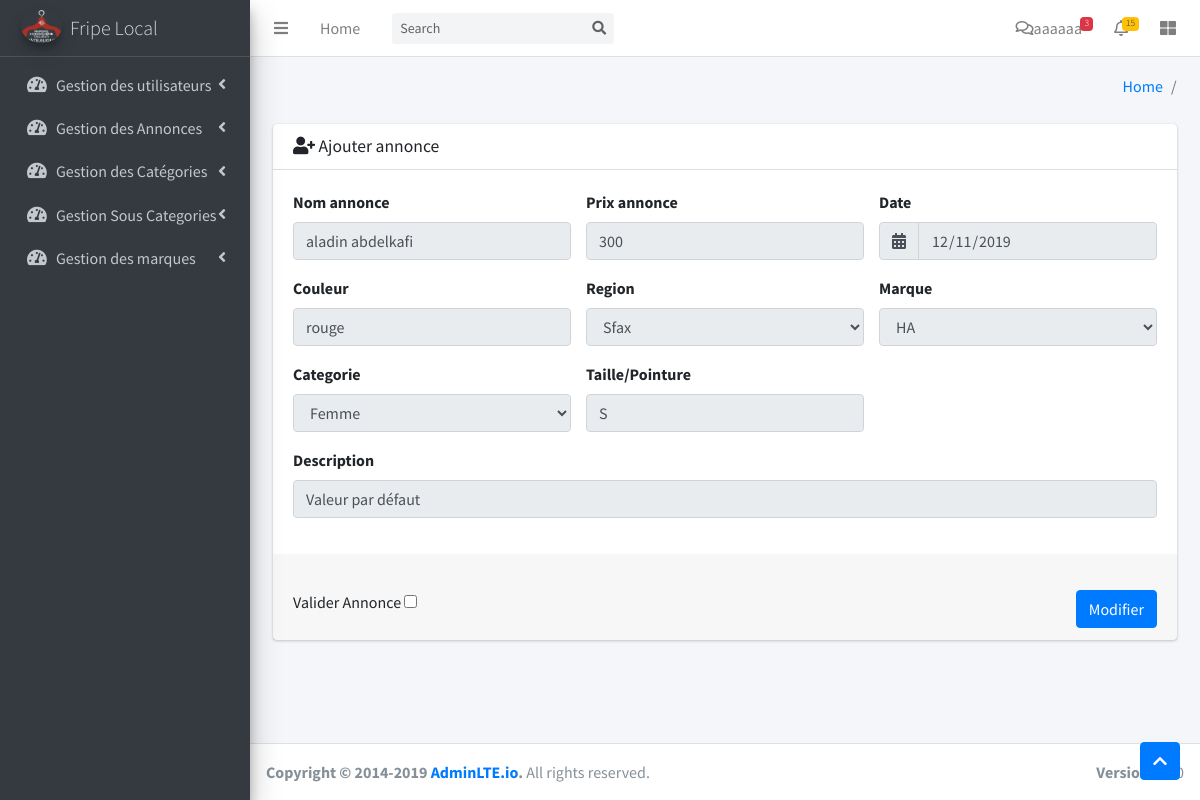
/admin/dashboard.php?controller=annonce&action=edit1&id_an=14, run on the app's committed database.
### tables this page shows
CREATE TABLE `annonce` (
  `id_an` int(11) NOT NULL,
  `titre_an` varchar(2000) DEFAULT NULL,
  `prix_an` double DEFAULT NULL,
  `description_an` longtext DEFAULT NULL,
  `date_pub_an` varchar(20) DEFAULT NULL,
  `couleur_an` varchar(200) DEFAULT NULL,
  `region_an` varchar(20) DEFAULT NULL,
  `id_marque` int(11) DEFAULT NULL,
  `id_categorie` int(11) DEFAULT NULL,
  `taille` varchar(50) DEFAULT NULL,
  `id_pers` int(11) DEFAULT NULL,
  `status` varchar(20) DEFAULT NULL
);

CREATE TABLE `marque` (
  `id` int(11) NOT NULL,
  `nom_marq` varchar(30) NOT NULL
);

### admin/models/annonce.class.php (called while the page is built, shortened)
<?php
class annonce extends fonction{
	private $id_an;
	public function __construct($id_an,$titre_an,$prix_an,$description_an,$date_pub_an,$couleur_an,$region_an,$taille,$id_marque,$id_categorie,$id_pers,$photos,$status){
		$this->id_an = $id_an;
	}
	public function detail($cnx){
		$annonce=$cnx->query("select * from annonce where id_an='".$this->id_an."'")->fetch(PDO::FETCH_OBJ);
		return $annonce;
	}
}
?>

### admin/models/marque.class.php (called while the page is built, shortened)
<?php
class marque extends fonction{
	private $id;
	public function __construct($id,$nom_marq){
		$this->id = $id;
	}
	public function detail($cnx){
		$marque=$cnx->query("select * from marque where id='".$this->id."'")->fetch(PDO::FETCH_OBJ);
		return $marque;
	}
}
?>

### admin/models/categorie.class.php (called while the page is built, shortened)
<?php
class categorie extends fonction{
	public function liste($cnx){
		$categories=$cnx->query("select * from categorie")->fetchAll(PDO::FETCH_OBJ);
		return $categories;
	}
}
?>

### admin/vue/annonce/update_annonce.php (the view, shortened to what this page needs)
<section class="content">
	<div class="container-fluid">
		<div class="row">
			<section class="col-lg-12 connectedSortable">
				<div class="card card-primary">
					<div class="card-header">
						<h3 class="card-title">
							<i class="fas fa-user-plus"></i></i>
							Ajouter annonce
						</h3>
					</div>
					<form id="ff" method="post" action="dashboard.php?controller=annonce&action=add" enctype="multipart/form-data">
						<div class="card-body">
							<div class="row">
								<div class="col-sm-4">
									<div class="form-group">
										<label>Nom annonce</label>
										<input readonly="true"class="form-control" type="text" name="titre_an" value="<?php echo $annonce->titre_an; ?>" required>
									</div>
								</div>
								<div class="col-sm-4">
									<div class="form-group">
										<label>Prix annonce</label>
										<input readonly="true"class="form-control" type="text" name="prix_an" value="<?php echo $annonce->prix_an; ?>" required>
									</div>
								</div>
								<div class="col-sm-4">
									<div class="form-group">
										<label>Date</label>
										<div class="input-group">
											<div class="input-group-prepend">
												<span class="form-control input-group-text"><i class="fas fa-calendar-alt"></i></span>
											</div>
											<input readonly="true"class="form-control" type="date" name="date_pub_an" value="<?php echo $annonce->date_pub_an; ?>" required>
										</div>
									</div>
								</div>
							</div>
							<div class="row">
								<div class="col-sm-4">
									<div class="form-group">
										<label for="exampleInputEmail1">Couleur</label>
										<input readonly="true"class="form-control" type="text" name="couleur_an" value="<?php echo $annonce->couleur_an; ?>" required>
									</div>
								</div>
								<div class="col-sm-4">
									<div class="form-group">
										<label for="exampleInputEmail1">Region</label>
										<select disabled class="form-control" name="region_an">
											<option value="<?php echo $annonce->region_an; ?>"><?php echo $annonce->region_an; ?></option>
										</select>
									</div>
								</div>
								<?php
								$mar = new marque($annonce->id_marque, "");
								$marque = $mar->detail($cnx);
								?>
								<div class="col-sm-4">
									<div class="form-group">
										<label for="exampleInputEmail1">Marque</label>
										<select disabled class="form-control" name="id_marque">
											<option value="<?php echo $annonce->id_marque; ?>"><?php echo $marque->nom_marq; ?></option>
										</select>
									</div>
								</div>
								<?php
								$cats = new categorie($annonce->id_categorie, "");
								?>
								<div class="col-sm-4">
									<div class="form-group">
										<label for="exampleInputEmail1">Categorie</label>
										<select readonly="true" class="form-control" name="id_categorie">
											<?php
											$lis = $cats->liste($cnx);
											foreach ($lis as $ca) {
												if ($ca->id != $annonce->id_categorie) {
													echo "<option   value =" . $ca->id . ">" . $ca->nom_cat . "</option>";
												}
											}
											?>
										</select>
									</div>
								</div>
								<div class="col-sm-4">
									<div class="form-group">
										<label for="exampleInputEmail1">Taille/Pointure</label>
										<input readonly="true" class="form-control" type="text" name="taille" value="<?php echo $annonce->taille; ?>" required>
									</div>
								</div>
								<div class="col-sm-12">
									<div class="form-group">
										<label for="exampleInputEmail1">Description</label>
										<input readonly="true" class="form-control" type="text" name="taille" value="<?php echo $annonce->description_an; ?>" required>
									</div>
								</div>
							</div>
						</div>
						<div class="card-footer">
							<br> Valider Annonce <input readonly="true"type="checkbox" name="status" value="Accepte" <?php if ($annonce->status == 'Accepte') echo 'checked=checked'; ?>>
							<input readonly="true"type="submit" value="Modifier" class="btn btn-primary float-right">
						</div>
					</form>
				</div>
			</section>
		</div>
	</div>
</section>

### data on the page
annonce: titre_an "aladin abdelkafi", prix_an "300", date_pub_an "12/11/2019", couleur_an "rouge", region_an "Sfax", taille "S", taille "Valeur par défaut"
marque: id_marque "HA"

### other printed values
form field id_categorie "Femme"
